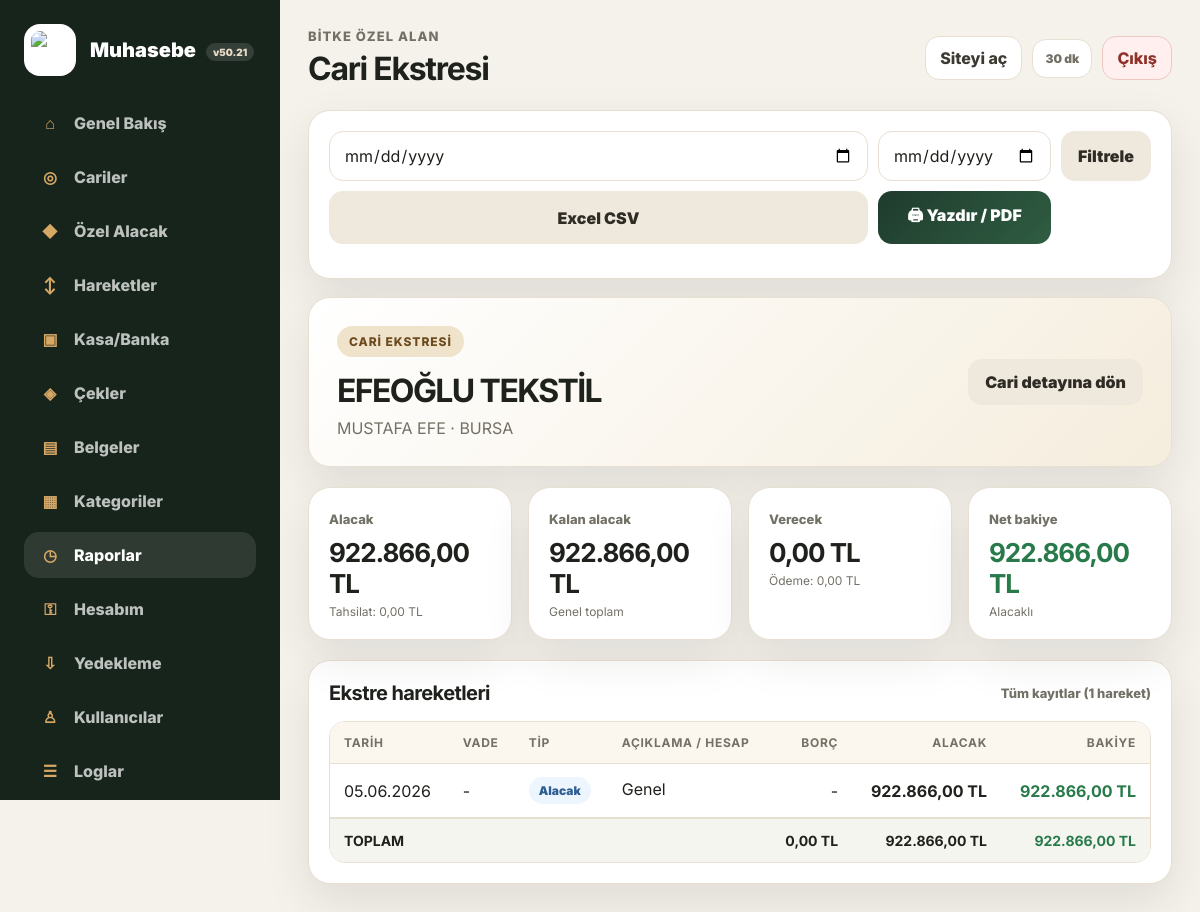
Page /cari-ekstre.php?id=1 (signed in) on the committed database.
### tables this page shows
CREATE TABLE cariler (
        id INTEGER PRIMARY KEY AUTOINCREMENT,
        cari_type TEXT NOT NULL DEFAULT 'Firma',
        name TEXT NOT NULL,
        tax_no TEXT,
        phone TEXT,
        email TEXT,
        address TEXT,
        notes TEXT,
        created_at TEXT NOT NULL,
        updated_at TEXT NOT NULL
    , tax_office TEXT, authorized_person TEXT, iban TEXT, city TEXT);

CREATE TABLE movements (
        id INTEGER PRIMARY KEY AUTOINCREMENT,
        cari_id INTEGER,
        category_id INTEGER,
        movement_type TEXT NOT NULL,
        amount REAL NOT NULL CHECK(amount >= 0),
        movement_date TEXT NOT NULL,
        due_date TEXT,
        payment_method TEXT,
        description TEXT,
        document_path TEXT,
        document_name TEXT,
        document_mime TEXT,
        created_by INTEGER,
        created_at TEXT NOT NULL,
        updated_at TEXT NOT NULL, account_id INTEGER, document_type TEXT, is_cancelled INTEGER NOT NULL DEFAULT 0, cancelled_at TEXT, cancelled_by INTEGER, cancel_reason TEXT,
        FOREIGN KEY(cari_id) REFERENCES cariler(id) ON DELETE SET NULL,
        FOREIGN KEY(category_id) REFERENCES categories(id) ON DELETE SET NULL,
        FOREIGN KEY(created_by) REFERENCES users(id) ON DELETE SET NULL
    );

CREATE TABLE categories (
        id INTEGER PRIMARY KEY AUTOINCREMENT,
        name TEXT NOT NULL UNIQUE,
        type TEXT NOT NULL DEFAULT 'genel',
        created_at TEXT NOT NULL
    );

### bootstrap.php (called while the page is built, shortened)
<?php
function db(): PDO
{
    static $pdo = null;
    if ($pdo instanceof PDO) return $pdo;
    $pdo = new PDO('sqlite:' . DB_PATH);
    $pdo->setAttribute(PDO::ATTR_ERRMODE, PDO::ERRMODE_EXCEPTION);
    $pdo->setAttribute(PDO::ATTR_DEFAULT_FETCH_MODE, PDO::FETCH_ASSOC);
    $pdo->exec('PRAGMA foreign_keys = ON');
    return $pdo;
}
function e($value): string { return htmlspecialchars((string)$value, ENT_QUOTES, 'UTF-8'); }
function money($amount): string { return number_format((float)$amount, 2, ',', '.') . ' TL'; }
function tr_date(?string $date): string { if (!$date) return '-'; $ts = strtotime($date); return $ts ? date('d.m.Y', $ts) : e($date); }
function movement_types(): array
{
    return [
        'alacak' => ['label'=>'Alacak','tone'=>'info'],
        'tahsilat' => ['label'=>'Tahsilat','tone'=>'success'],
        'verecek' => ['label'=>'Verecek','tone'=>'warning'],
        'odeme' => ['label'=>'Ödeme','tone'=>'danger'],
        'gelir' => ['label'=>'Gelir','tone'=>'success'],
        'gider' => ['label'=>'Gider','tone'=>'danger'],
    ];
}
function movement_entry_types(): array
{
    $types = movement_types();
    $ordered = [];
    foreach ($types as $key => $meta) {
        $ordered[$key] = $meta;
        if ($key === 'alacak') {
            $ordered['ozel_alacak'] = ['label'=>'Özel Alacak','tone'=>'special'];
        }
    }
    return $ordered;
}
function movement_label(string $type): string { $t = movement_entry_types(); return $t[$type]['label'] ?? $type; }
function movement_tone(string $type): string { $t = movement_entry_types(); return $t[$type]['tone'] ?? 'neutral'; }
function cari_balance(?int $cariId): array
{
    $stmt = db()->prepare('SELECT movement_type, SUM(amount) AS total FROM movements WHERE cari_id = ? AND COALESCE(is_cancelled,0)=0 GROUP BY movement_type');
    $stmt->execute([$cariId]);
    $totals = ['alacak'=>0,'tahsilat'=>0,'verecek'=>0,'odeme'=>0,'gelir'=>0,'gider'=>0];
    foreach ($stmt->fetchAll() as $row) if (isset($totals[$row['movement_type']])) $totals[$row['movement_type']] = (float)$row['total'];
    $totals['net_alacak'] = $totals['alacak'] - $totals['tahsilat'];
    $totals['net_verecek'] = $totals['verecek'] - $totals['odeme'];
    $totals['net'] = $totals['net_alacak'] - $totals['net_verecek'];
    return $totals;
}

### cari-ekstre.php (the view, shortened to what this page needs)
<?php
require_once __DIR__ . '/layout.php';
$id = (int)($_GET['id'] ?? 0);
$start = $_GET['start'] ?? '';
$end = $_GET['end'] ?? '';
$stmt = db()->prepare('SELECT * FROM cariler WHERE id=?'); $stmt->execute([$id]); $cari = $stmt->fetch();
$where=['m.cari_id=?','COALESCE(m.is_cancelled,0)=0']; $params=[$id];
$sql="SELECT m.*, cat.name AS category_name, a.name AS account_name FROM movements m LEFT JOIN categories cat ON cat.id=m.category_id LEFT JOIN accounts a ON a.id=m.account_id WHERE ".implode(' AND ',$where)." ORDER BY m.movement_date ASC, m.id ASC";
$stmt=db()->prepare($sql); $stmt->execute($params); $movements=$stmt->fetchAll();
$balance=cari_balance($id);
page_header('Cari Ekstresi', 'raporlar');
?>
<section class="panel-card report-controls print-hide">
  <form class="filterbar" method="get">
    <input type="date" name="start" value="<?php echo e($start); ?>">
    <input type="date" name="end" value="<?php echo e($end); ?>">
    <button class="btn btn-secondary">Filtrele</button>
    <a class="btn btn-secondary" href="export.php?type=movements&cari_id=<?php echo e($id); ?>&start=<?php echo e($start); ?>&end=<?php echo e($end); ?>">Excel CSV</a>
    <button type="button" class="btn btn-primary" onclick="window.print()">🖨 Yazdır / PDF</button>
  </form>
</section>
<section class="hero-card detail-hero report-block">
  <div>
    <span class="status-pill">Cari ekstresi</span>
    <h2><?php echo e($cari['name']); ?></h2>
    <p>
      <?php
      $parts = [];
      if ($cari['authorized_person']) $parts[] = $cari['authorized_person'];
      if ($cari['city']) $parts[] = $cari['city'];
      echo e(implode(' · ', $parts) ?: 'Hareket ekstresi');
      ?>
    </p>
  </div>
  <div class="hero-actions print-hide">
    <a class="btn btn-secondary" href="cari-detay.php?id=<?php echo e($id); ?>">Cari detayına dön</a>
  </div>
</section>
<section class="stats-grid four report-block">
  <article class="stat-card"><span>Alacak</span><strong><?php echo e(money($balance['alacak'])); ?></strong><small>Tahsilat: <?php echo e(money($balance['tahsilat'])); ?></small></article>
  <article class="stat-card"><span>Kalan alacak</span><strong><?php echo e(money($balance['net_alacak'])); ?></strong><small>Genel toplam</small></article>
  <article class="stat-card"><span>Verecek</span><strong><?php echo e(money($balance['verecek'])); ?></strong><small>Ödeme: <?php echo e(money($balance['odeme'])); ?></small></article>
  <article class="stat-card"><span>Net bakiye</span><strong class="<?php echo $balance['net'] >= 0 ? 'text-success' : 'text-danger'; ?>"><?php echo e(money($balance['net'])); ?></strong><small><?php echo $balance['net'] >= 0 ? 'Alacaklı' : 'Borçlu'; ?></small></article>
</section>
<section class="panel-card report-block">
  <div class="card-head">
    <h3>Ekstre hareketleri</h3>
    <span><?php echo $start || $end ? e(tr_date($start) . ' — ' . tr_date($end)) : 'Tüm kayıtlar (' . count($movements) . ' hareket)'; ?></span>
  </div>
  <div class="table-wrap">
    <table class="ekstre-table">
      <thead>
        <tr>
          <th>Tarih</th>
          <th>Vade</th>
          <th>Tip</th>
          <th>Açıklama / Hesap</th>
          <th class="right">Borç</th>
          <th class="right">Alacak</th>
          <th class="right">Bakiye</th>
        </tr>
      </thead>
      <tbody>
        <?php
        $running = 0;
        foreach ($movements as $m):
            if (in_array($m['movement_type'], ['alacak', 'gelir', 'odeme'], true)) {
                $sign = 1;
            } else {
                $sign = -1;
            }
            $running += $sign * (float)$m['amount'];
            $isDebit = in_array($m['movement_type'], ['verecek', 'gider', 'tahsilat'], true);
            $isCredit = !$isDebit;
        ?>
        <tr>
          <td><?php echo e(tr_date($m['movement_date'])); ?></td>
          <td><?php echo e(tr_date($m['due_date'])); ?></td>
          <td><?php echo badge(movement_label($m['movement_type']), movement_tone($m['movement_type'])); ?></td>
          <td><?php echo e($m['description'] ?: $m['category_name'] ?: '-'); ?><small><?php echo e($m['account_name'] ?: ''); ?></small></td>
          <td class="right"><?php echo $isDebit ? '<strong>' . e(money($m['amount'])) . '</strong>' : '-'; ?></td>
          <td class="right"><?php echo $isCredit ? '<strong>' . e(money($m['amount'])) . '</strong>' : '-'; ?></td>
          <td class="right"><strong class="<?php echo $running >= 0 ? 'text-success' : 'text-danger'; ?>"><?php echo e(money($running)); ?></strong></td>
        </tr>
        <?php endforeach; ?>
      </tbody>
      <?php if ($movements): ?>
      <tfoot>
        <tr class="ekstre-total">
          <td colspan="4"><strong>TOPLAM</strong></td>
          <td class="right"><strong><?php
            $totalD = 0;
            echo e(money($totalD));
          ?></strong></td>
          <td class="right"><strong><?php
            $totalC = 0;
            foreach ($movements as $m) if (in_array($m['movement_type'], ['alacak','gelir','odeme'], true)) $totalC += (float)$m['amount'];
            echo e(money($totalC));
          ?></strong></td>
          <td class="right"><strong class="<?php echo $running >= 0 ? 'text-success' : 'text-danger'; ?>"><?php echo e(money($running)); ?></strong></td>
        </tr>
      </tfoot>
      <?php endif; ?>
    </table>
  </div>
</section>
<?php page_footer(); ?>

### layout.php (shortened to what this page needs)
<?php
require_once __DIR__ . '/bootstrap.php';
function page_header(string $title, string $active = ''): void
{
    $nav = [
        ['dashboard', 'dashboard.php', 'Genel Bakış', '⌂'],
        ['cariler', 'cariler.php', 'Cariler', '◎'],
        ['ozel_alacaklar', 'ozel-alacaklar.php', 'Özel Alacak', '◆'],
        ['hareketler', 'hareketler.php', 'Hareketler', '↕'],
        ['hesaplar', 'hesaplar.php', 'Kasa/Banka', '▣'],
        ['cekler', 'cekler.php', 'Çekler', '◈'],
        ['belgeler', 'belgeler.php', 'Belgeler', '▤'],
        ['kategoriler', 'kategoriler.php', 'Kategoriler', '▦'],
        ['raporlar', 'raporlar.php', 'Raporlar', '◷'],
        ['hesabim', 'hesabim.php', 'Hesabım', '⚿'],
    ];
    if (is_admin()) {
        $nav[] = ['yedekler', 'yedekler.php', 'Yedekleme', '⇩'];
        $nav[] = ['kullanicilar', 'kullanicilar.php', 'Kullanıcılar', '♙'];
        $nav[] = ['loglar', 'loglar.php', 'Loglar', '☰'];
    }
    ?>
<!doctype html>
<html lang="tr">
<head>
  <link rel="stylesheet" href="assets/muhasebe.css?v=514" />
</head>
<body class="app-page">
  <div class="app-shell">
    <aside class="sidebar">
      <a class="brand" href="dashboard.php" aria-label="Bitke Muhasebe">
        <img src="../assets/img/header-logo-only.png" alt="Bitke" />
        <span>Muhasebe <small><?php echo e(APP_VERSION); ?></small></span>
      </a>
      <nav class="side-nav" aria-label="Panel menüsü">
        <?php foreach ($nav as $item): ?>
          <a class="<?php echo $active === $item[0] ? 'active' : ''; ?>" href="<?php echo e($item[1]); ?>">
            <span class="nav-ico"><?php echo e($item[3]); ?></span>
            <span><?php echo e($item[2]); ?></span>
          </a>
        <?php endforeach; ?>
      </nav>
    </aside>
    <main class="main">
      <header class="topbar">
        <div>
          <p>Bitke özel alan</p>
          <h1><?php echo e($title); ?></h1>
        </div>
        <div class="top-actions">
          <a class="ghost-link" href="../" target="_blank" rel="noopener">Siteyi aç</a>
          <span class="session-chip" title="İşlem yapılmazsa otomatik çıkış süresi">30 dk</span><a class="logout-link" href="logout.php">Çıkış</a>
        </div>
      </header>
<?php }
function page_footer(): void
{
    ?>
    </main>
  </div>
</body>
</html>
<?php }
function badge(string $label, string $tone = 'neutral'): string
{
    return '<span class="badge badge-' . e($tone) . '">' . e($label) . '</span>';
}

### rows in the picture
cariler: name "EFEOĞLU TEKSTİL"
movements: movement_date "05.06.2026", due_date "-", category.name "Genel", amount "922.866,00 TL"

### other values in the picture
APP_VERSION "v50.21"
$item[3] "⌂"
$item[2] "Genel Bakış"
$item[3] "◎"
$item[2] "Cariler"
$item[3] "◆"
$item[2] "Özel Alacak"
$item[3] "↕"
$item[2] "Hareketler"
$item[3] "▣"
$item[2] "Kasa/Banka"
$item[3] "◈"
$item[2] "Çekler"
$item[3] "▤"
$item[2] "Belgeler"
